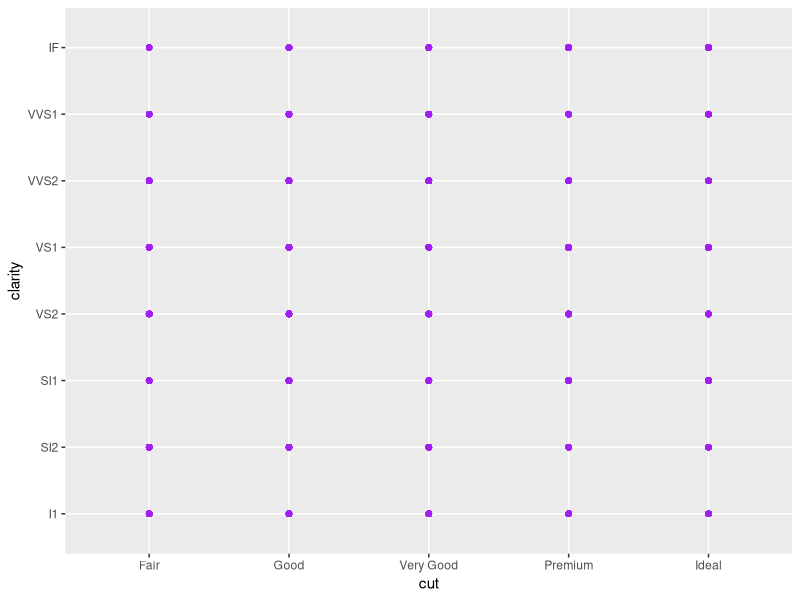

Reproduce this figure in R.
### quick r script
### visualize diamonds dataset

library(ggplot2)
library(dplyr)

#load data
data("diamonds")


# visualization

ggplot(diamonds, aes(x = cut, y = clarity)) + 
  geom_point(color = 'purple')

